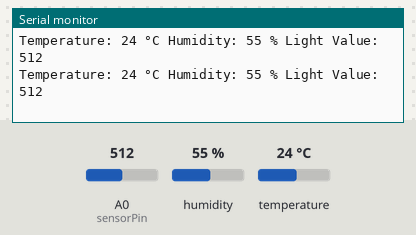
The sketch below on a simulated ESP8266 (NodeMCU). Shown: the last lines printed to the serial monitor. The test bench sets the inputs (shaded band); at power-on: humidity 55 %, A0 (sensorPin) = 512, temperature 24 °C.

Above: at 2.3 s.
2.4 s: humidity set to 22 %
At 4.3 s:
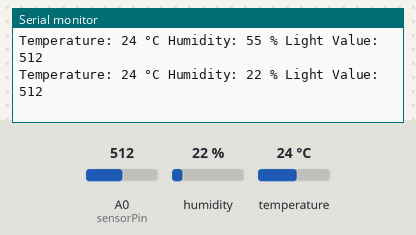
4.5 s: A0 (sensorPin) set to 716
At 5.6 s:
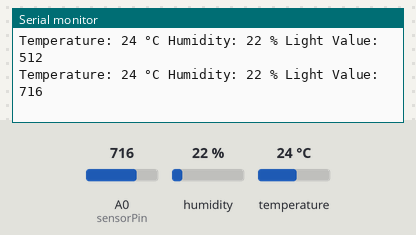
6.6 s: temperature set to 12 °C
At 7.6 s:
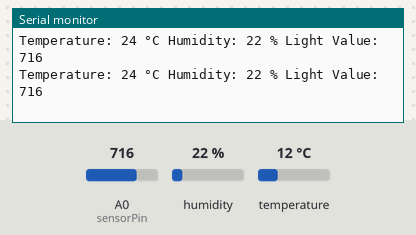
8.7 s: A0 (sensorPin) set to 900
At 10.4 s:
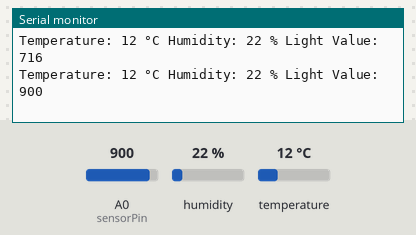
10.8 s: humidity set to 40 %
At 12.4 s:
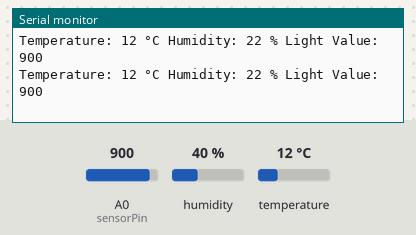
Timing chart, 0 to 13.9 s (numbered marks = the images above; inputs shaded):
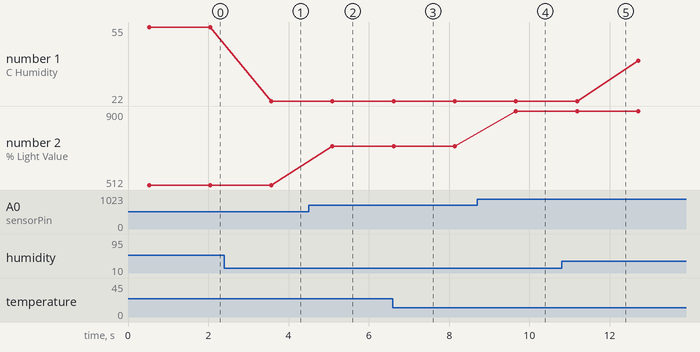

Measured:
- after the input at 2.4 s, the serial monitor: prints a new line after 1.2 s (image 1)
- after the input at 4.5 s, the serial monitor: prints a new line after 0.59 s (image 2)
- after the input at 8.7 s, the serial monitor: prints a new line after 0.97 s (image 4)
- plotted number 1: 55 → 22 after the input at 2.4 s, 22 → 40 after the input at 10.8 s
- plotted number 2: 512 → 716 after the input at 4.5 s, 716 → 900 after the input at 8.7 s

The sketch:

temp_humidity_sensor.ino
```cpp
// (licence header left out)
// Include the DHT11 library for interfacing with the sensor.
#include <DHT11.h>

// Create an instance of the DHT11 class.
// - For Arduino: Connect the sensor to Digital I/O Pin 2.
// - For ESP32: Connect the sensor to pin GPIO2 or P2.
// - For ESP8266: Connect the sensor to GPIO2 or D4.
DHT11 dht11(7);

int sensorPin = A0;
int lightSensorValue = 0;

void setup() {
    // Initialize serial communication to allow debugging and data readout.
    // Using a baud rate of 9600 bps.
    Serial.begin(9600);

    // Uncomment the line below to set a custom delay between sensor readings (in milliseconds).
    // dht11.setDelay(500); // Set this to the desired delay. Default is 500ms.
}

void loop() {
    int temperature = 0;
    int humidity = 0;

    // Attempt to read the temperature and humidity values from the DHT11 sensor.
    int result = dht11.readTemperatureHumidity(temperature, humidity);

    // Check the results of the readings.
    // If the reading is successful, print the temperature and humidity values.
    // If there are errors, print the appropriate error messages.
    if (result == 0) {
        Serial.print("Temperature: ");
        Serial.print(temperature);
        Serial.print(" °C Humidity: ");
        Serial.print(humidity);
        Serial.print(" %");
    } else {
        // Print error message based on the error code.
        Serial.println(DHT11::getErrorString(result));
    }

    // read value from light sensor
    lightSensorValue = analogRead(sensorPin);
    Serial.print(" Light Value: ");
    Serial.print(lightSensorValue);
    Serial.println(" ");

    delay(1000);
}
```
